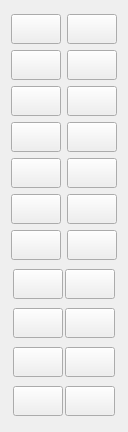
                         <widget class="QWidget" name="scrollAreaWidgetContents_2">
                          <property name="geometry">
                           <rect>
                            <x>0</x>
                            <y>0</y>
                            <width>128</width>
                            <height>432</height>
                           </rect>
                          </property>
                          <layout class="QVBoxLayout" name="verticalLayout_17">
                           <item>
                            <layout class="QVBoxLayout" name="verticalLayout_9">
                             <item>
                              <layout class="QHBoxLayout" name="horizontalLayout_8">
                               <item>
                                <widget class="QPushButton" name="ana_channelprev">
                                 <property name="minimumSize">
                                  <size>
                                   <width>50</width>
                                   <height>30</height>
                                  </size>
                                 </property>
                                 <property name="maximumSize">
                                  <size>
                                   <width>50</width>
                                   <height>30</height>
                                  </size>
                                 </property>
                                 <property name="styleSheet">
                                  <string notr="true">border-image: url(:/imgsource/button_channelprev.png);</string>
                                 </property>
                                 <property name="text">
                                  <string/>
                                 </property>
                                </widget>
                               </item>
                               <item>
                                <widget class="QPushButton" name="ana_channelnext">
                                 <property name="minimumSize">
                                  <size>
                                   <width>50</width>
                                   <height>30</height>
                                  </size>
                                 </property>
                                 <property name="maximumSize">
                                  <size>
                                   <width>50</width>
                                   <height>30</height>
                                  </size>
                                 </property>
                                 <property name="styleSheet">
                                  <string notr="true">border-image: url(:/imgsource/button_channelnext.png);</string>
                                 </property>
                                 <property name="text">
                                  <string/>
                                 </property>
                                </widget>
                               </item>
                              </layout>
                             </item>
                             <item>
                              <layout class="QHBoxLayout" name="horizontalLayout_9">
                               <item>
                                <widget class="QPushButton" name="ana_traceprev">
                                 <property name="minimumSize">
                                  <size>
                                   <width>50</width>
                                   <height>30</height>
                                  </size>
                                 </property>
                                 <property name="maximumSize">
                                  <size>
                                   <width>50</width>
                                   <height>30</height>
                                  </size>
                                 </property>
                                 <property name="styleSheet">
                                  <string notr="true">border-image: url(:/imgsource/button_traceprev.png);</string>
                                 </property>
                                 <property name="text">
                                  <string/>
                                 </property>
                                </widget>
                               </item>
                               <item>
                                <widget class="QPushButton" name="ana_tracenext">
                                 <property name="minimumSize">
                                  <size>
                                   <width>50</width>
                                   <height>30</height>
                                  </size>
                                 </property>
                                 <property name="maximumSize">
                                  <size>
                                   <width>50</width>
                                   <height>30</height>
                                  </size>
                                 </property>
                                 <property name="styleSheet">
                                  <string notr="true">border-image: url(:/imgsource/button_tracenext.png);</string>
                                 </property>
                                 <property name="text">
                                  <string/>
                                 </property>
                                </widget>
                               </item>
                              </layout>
                             </item>
                             <item>
                              <layout class="QHBoxLayout" name="horizontalLayout_16">
                               <item>
                                <widget class="QPushButton" name="ana_channelmax">
                                 <property name="minimumSize">
                                  <size>
                                   <width>50</width>
                                   <height>30</height>
                                  </size>
                                 </property>
                                 <property name="maximumSize">
                                  <size>
                                   <width>50</width>
                                   <height>30</height>
                                  </size>
                                 </property>
                                 <property name="styleSheet">
                                  <string notr="true">border-image: url(:/imgsource/button_channelmax.png);</string>
                                 </property>
                                 <property name="text">
                                  <string/>
                                 </property>
                                </widget>
                               </item>
                               <item>
                                <widget class="QPushButton" name="ana_tracemax">
                                 <property name="minimumSize">
                                  <size>
                                   <width>50</width>
                                   <height>30</height>
                                  </size>
                                 </property>
                                 <property name="maximumSize">
                                  <size>
                                   <width>50</width>
                                   <height>30</height>
                                  </size>
                                 </property>
                                 <property name="styleSheet">
                                  <string notr="true">border-image: url(:/imgsource/button_tracemax.png);</string>
                                 </property>
                                 <property name="text">
                                  <string/>
                                 </property>
                                </widget>
                               </item>
                              </layout>
                             </item>
                             <item>
                              <layout class="QHBoxLayout" name="horizontalLayout_19">
                               <item>
                                <widget class="QPushButton" name="ana_meas">
                                 <property name="minimumSize">
                                  <size>
                                   <width>50</width>
                                   <height>30</height>
                                  </size>
                                 </property>
                                 <property name="maximumSize">
                                  <size>
                                   <width>50</width>
                                   <height>30</height>
                                  </size>
                                 </property>
                                 <property name="styleSheet">
                                  <string notr="true">border-image: url(:/imgsource/button_meas.png);</string>
                                 </property>
                                 <property name="text">
                                  <string/>
                                 </property>
                                </widget>
                               </item>
                               <item>
                                <widget class="QPushButton" name="ana_format">
                                 <property name="minimumSize">
                                  <size>
                                   <width>50</width>
                                   <height>30</height>
                                  </size>
                                 </property>
                                 <property name="maximumSize">
                                  <size>
                                   <width>50</width>
                                   <height>30</height>
                                  </size>
                                 </property>
                                 <property name="styleSheet">
                                  <string notr="true">border-image: url(:/imgsource/button_format.png);</string>
                                 </property>
                                 <property name="text">
                                  <string/>
                                 </property>
                                </widget>
                               </item>
                              </layout>
                             </item>
                             <item>
                              <layout class="QHBoxLayout" name="horizontalLayout_20">
                               <item>
                                <widget class="QPushButton" name="ana_scale">
                                 <property name="minimumSize">
                                  <size>
                                   <width>50</width>
                                   <height>30</height>
                                  </size>
                                 </property>
                                 <property name="maximumSize">
                                  <size>
                                   <width>50</width>
                                   <height>30</height>
                                  </size>
                                 </property>
                                 <property name="styleSheet">
                                  <string notr="true">border-image: url(:/imgsource/button_scale.png);</string>
                                 </property>
                                 <property name="text">
                                  <string/>
                                 </property>
                                </widget>
                               </item>
                               <item>
                                <widget class="QPushButton" name="ana_display">
                                 <property name="minimumSize">
                                  <size>
                                   <width>50</width>
                                   <height>30</height>
                                  </size>
                                 </property>
                                 <property name="maximumSize">
                                  <size>
                                   <width>50</width>
                                   <height>30</height>
                                  </size>
                                 </property>
                                 <property name="styleSheet">
                                  <string notr="true">border-image: url(:/imgsource/button_display.png);</string>
                                 </property>
                                 <property name="text">
                                  <string/>
                                 </property>
                                </widget>
                               </item>
                              </layout>
                             </item>
                             <item>
                              <layout class="QHBoxLayout" name="horizontalLayout_73">
                               <property name="spacing">
                                <number>6</number>
                               </property>
                               <item>
                                <widget class="QPushButton" name="ana_avg">
                                 <property name="minimumSize">
                                  <size>
                                   <width>50</width>
                                   <height>30</height>
                                  </size>
                                 </property>
                                 <property name="maximumSize">
                                  <size>
                                   <width>50</width>
                                   <height>30</height>
                                  </size>
                                 </property>
                                 <property name="styleSheet">
                                  <string notr="true">border-image: url(:/imgsource/button_avg.png);</string>
                                 </property>
                                 <property name="text">
                                  <string/>
                                 </property>
                                </widget>
                               </item>
                               <item>
                                <widget class="QPushButton" name="ana_cal">
                                 <property name="minimumSize">
                                  <size>
                                   <width>50</width>
                                   <height>30</height>
                                  </size>
                                 </property>
                                 <property name="maximumSize">
                                  <size>
                                   <width>50</width>
                                   <height>30</height>
                                  </size>
                                 </property>
                                 <property name="styleSheet">
                                  <string notr="true">border-image: url(:/imgsource/button_cal.png);</string>
                                 </property>
                                 <property name="text">
                                  <string/>
                                 </property>
                                </widget>
                               </item>
                              </layout>
                             </item>
                             <item>
                              <layout class="QHBoxLayout" name="horizontalLayout_21">
                               <item>
                                <widget class="QPushButton" name="ana_start">
                                 <property name="minimumSize">
                                  <size>
                                   <width>50</width>
                                   <height>30</height>
                                  </size>
                                 </property>
                                 <property name="maximumSize">
                                  <size>
                                   <width>50</width>
                                   <height>30</height>
                                  </size>
                                 </property>
                                 <property name="styleSheet">
                                  <string notr="true">border-image: url(:/imgsource/button_start.png);</string>
                                 </property>
                                 <property name="text">
                                  <string/>
                                 </property>
                                </widget>
                               </item>
                               <item>
                                <widget class="QPushButton" name="ana_stop">
                                 <property name="minimumSize">
                                  <size>
                                   <width>50</width>
                                   <height>30</height>
                                  </size>
                                 </property>
                                 <property name="maximumSize">
                                  <size>
                                   <width>50</width>
                                   <height>30</height>
                                  </size>
                                 </property>
                                 <property name="styleSheet">
                                  <string notr="true">border-image: url(:/imgsource/button_stop.png);</string>
                                 </property>
                                 <property name="text">
                                  <string/>
                                 </property>
                                </widget>
                               </item>
                              </layout>
                             </item>
                            </layout>
                           </item>
                           <item>
                            <layout class="QHBoxLayout" name="horizontalLayout_85">
                             <property name="spacing">
                              <number>0</number>
                             </property>
                             <item>
                              <widget class="QPushButton" name="ana_center">
                               <property name="minimumSize">
                                <size>
                                 <width>50</width>
                                 <height>30</height>
                                </size>
                               </property>
                               <property name="maximumSize">
                                <size>
                                 <width>50</width>
                                 <height>30</height>
                                </size>
                               </property>
                               <property name="styleSheet">
                                <string notr="true">border-image: url(:/imgsource/button_center.png);</string>
                               </property>
                               <property name="text">
                                <string/>
                               </property>
                              </widget>
                             </item>
                             <item>
                              <widget class="QPushButton" name="ana_span">
                               <property name="minimumSize">
                                <size>
                                 <width>50</width>
                                 <height>30</height>
                                </size>
                               </property>
                               <property name="maximumSize">
                                <size>
                                 <width>50</width>
                                 <height>30</height>
                                </size>
                               </property>
                               <property name="styleSheet">
                                <string notr="true">border-image: url(:/imgsource/button_span.png);</string>
                               </property>
                               <property name="text">
                                <string/>
                               </property>
                              </widget>
                             </item>
                            </layout>
                           </item>
                           <item>
                            <layout class="QHBoxLayout" name="horizontalLayout_86">
                             <property name="spacing">
                              <number>0</number>
                             </property>
                             <item>
                              <widget class="QPushButton" name="ana_sweepsetup">
                               <property name="minimumSize">
                                <size>
                                 <width>50</width>
                                 <height>30</height>
                                </size>
                               </property>
                               <property name="maximumSize">
                                <size>
                                 <width>50</width>
                                 <height>30</height>
                                </size>
                               </property>
                               <property name="styleSheet">
                                <string notr="true">border-image: url(:/imgsource/button_sweepsetup.png);</string>
                               </property>
                               <property name="text">
                                <string/>
                               </property>
                              </widget>
                             </item>
                             <item>
                              <widget class="QPushButton" name="ana_trigger">
                               <property name="minimumSize">
                                <size>
                                 <width>50</width>
                                 <height>30</height>
                                </size>
                               </property>
                               <property name="maximumSize">
                                <size>
                                 <width>50</width>
                                 <height>30</height>
                                </size>
                               </property>
                               <property name="styleSheet">
                                <string notr="true">border-image: url(:/imgsource/button_trigger.png);</string>
                               </property>
                               <property name="text">
                                <string/>
                               </property>
                              </widget>
                             </item>
                            </layout>
                           </item>
                           <item>
                            <layout class="QHBoxLayout" name="horizontalLayout_87">
                             <property name="spacing">
                              <number>0</number>
                             </property>
                             <item>
                              <widget class="QPushButton" name="ana_marker">
                               <property name="minimumSize">
                                <size>
                                 <width>50</width>
                                 <height>30</height>
                                </size>
                               </property>
                               <property name="maximumSize">
                                <size>
                                 <width>50</width>
                                 <height>30</height>
                                </size>
                               </property>
                               <property name="styleSheet">
                                <string notr="true">border-image: url(:/imgsource/button_marker.png);</string>
                               </property>
                               <property name="text">
                                <string/>
                               </property>
                              </widget>
                             </item>
                             <item>
                              <widget class="QPushButton" name="ana_markersearch">
                               <property name="minimumSize">
                                <size>
                                 <width>50</width>
                                 <height>30</height>
                                </size>
                               </property>
                               <property name="maximumSize">
                                <size>
                                 <width>50</width>
                                 <height>30</height>
                                </size>
                               </property>
                               <property name="styleSheet">
                                <string notr="true">border-image: url(:/imgsource/button_markersearch.png);</string>
                               </property>
                               <property name="text">
                                <string/>
                               </property>
                              </widget>
                             </item>
                            </layout>
                           </item>
                           <item>
                            <layout class="QHBoxLayout" name="horizontalLayout_88">
                             <property name="spacing">
                              <number>0</number>
                             </property>
                             <item>
                              <widget class="QPushButton" name="ana_markerfctn">
                               <property name="minimumSize">
                                <size>
                                 <width>50</width>
                                 <height>30</height>
                                </size>
                               </property>
                               <property name="maximumSize">
                                <size>
                                 <width>50</width>
                                 <height>30</height>
                                </size>
                               </property>
                               <property name="styleSheet">
                                <string notr="true">border-image: url(:/imgsource/button_markerfctn.png);</string>
                               </property>
                               <property name="text">
                                <string/>
                               </property>
                              </widget>
                             </item>
                             <item>
                              <widget class="QPushButton" name="ana_analysis">
                               <property name="minimumSize">
                                <size>
                                 <width>50</width>
                                 <height>30</height>
                                </size>
                               </property>
                               <property name="maximumSize">
                                <size>
                                 <width>50</width>
                                 <height>30</height>
                                </size>
                               </property>
                               <property name="styleSheet">
                                <string notr="true">border-image: url(:/imgsource/button_analysis.png);</string>
                               </property>
                               <property name="text">
                                <string/>
                               </property>
                              </widget>
                             </item>
                            </layout>
                           </item>
                          </layout>
                         </widget>
